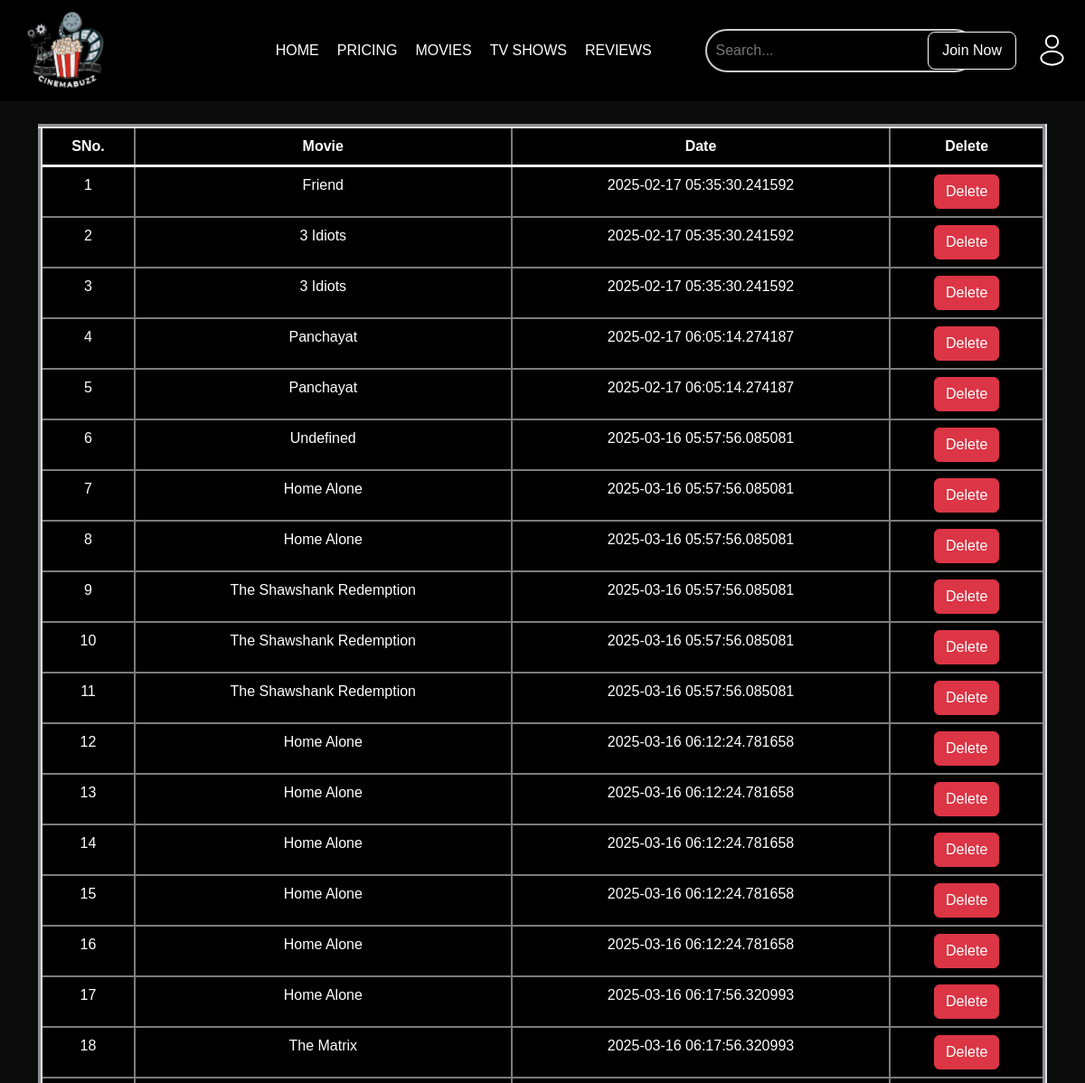
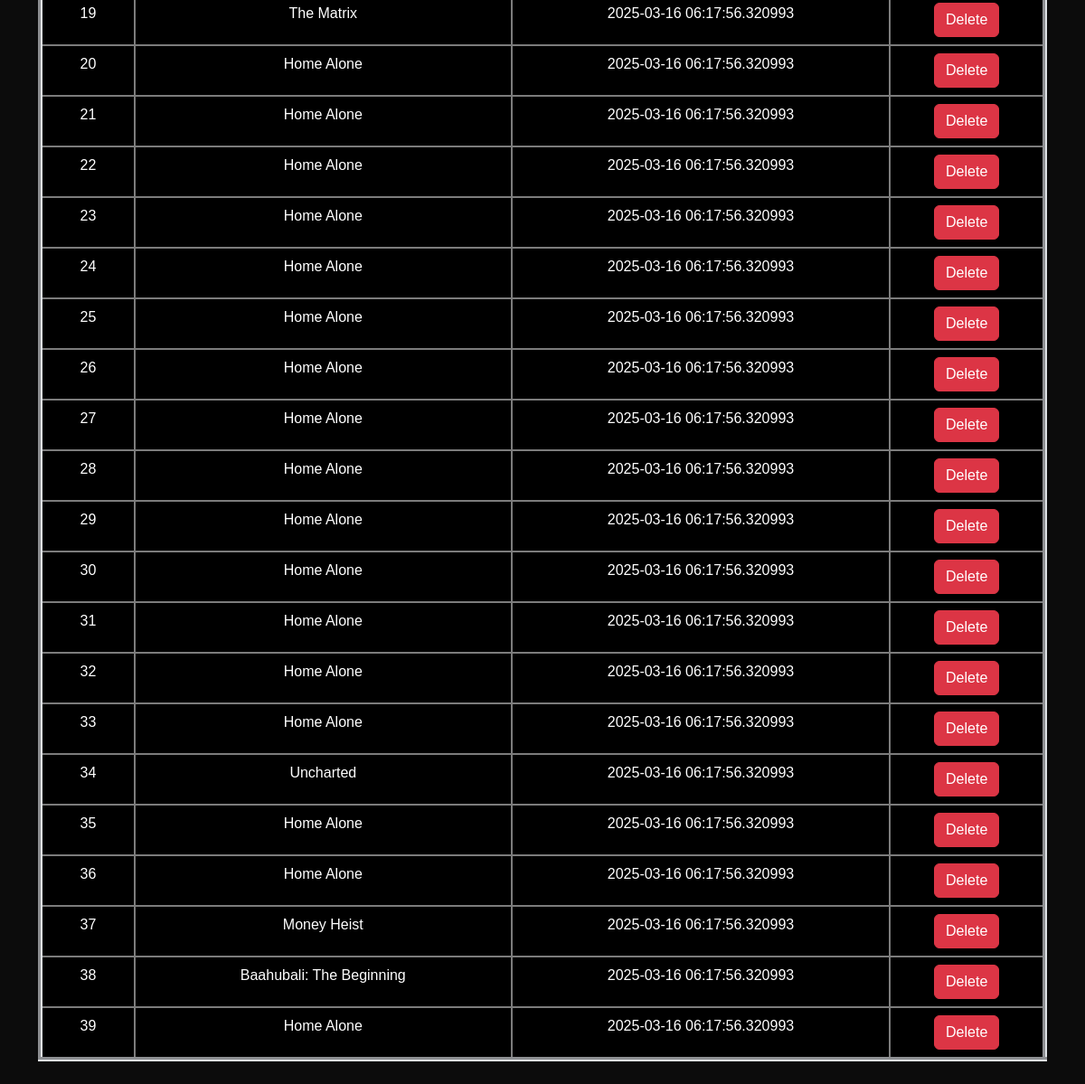
The app's page /history with its own data (2 pictures, top to bottom).
### app.py (models this page shows)
class Search(db.Model):
    sno = db.Column(db.Integer, primary_key=True, autoincrement=True)
    movie = db.Column(db.String(150), nullable=False)
    date_searched = db.Column(db.DateTime, default=datetime.now(timezone.utc))
    def __repr__(self) -> str:
        return f"{self.sno} - {self.movie} - {self.date_searched}"

### app.py (the view, shortened to what this page needs)
@app.route('/history', methods=['GET', 'POST'])
def search():
    allSearch = Search.query.all()
    print(allSearch)
    return render_template("history.html", allSearch=allSearch)

### templates/history.html (shortened to what this page needs)
<!DOCTYPE html>
<html lang="en">
<head>
    <link rel="stylesheet" href="https://cdn.jsdelivr.net/npm/bootstrap@5.3.3/dist/css/bootstrap.rtl.min.css"
>
    <link rel="stylesheet" href="{{url_for('static', filename='history.css')}}">
</head>
<body>
    <header>
        <div class="navbar">
            <div class="logo"><img src="{{ url_for('static', filename='Images/logo.svg') }} " alt="logo"></div>
            <nav>
                <ul>
                    <li><a href="#">HOME</a></li>
                    <li><a href="#">PRICING</a></li>
                    <li><a href="#">MOVIES</a></li>
                    <li><a href="#">TV SHOWS</a></li>
                    <li><a href="#">REVIEWS</a></li>
                </ul>
            </nav>
            <div class="search-container">
                <form action="/" method="POST">
                    <input type="text" class="search-input" name="movie" id="movie" placeholder="Search...">
                </form>
            </div>
            <button class="search-btn"><img src="{{ url_for('static', filename='Images/search-icon.svg') }}"
                    alt="Search"></button>
            <button class="join-btn"><a href="/home">Join Now</a></button>
            <button class="login-btn"><img src="{{ url_for('static', filename='Images/login-icon.svg') }}"
                    alt="login-icon"></button>
        </div>
    </header>
    <div class="container">
        <table class="table" border="5px">
            <thead>
                <tr>
                    <th scope="col" >SNo.</th>
                    <th scope="col">Movie</th>
                    <th scope="col">Date</th>
                    <th scope="col">Delete</th>
                </tr>
            </thead>
            <tbody>
                {% for movie in allSearch %}
            <tr>
                <td scope="row">{{ loop.index }}</td>
                <td>{{ movie.movie}}</td>
                <td>{{ movie.date_searched }}</td>
                <td><a href="/history/delete/{{ movie.sno }}" class="btn btn-danger">Delete</a></td>
            </tr>
            {% endfor %}
        </tbody>
      </table>
        </div>
</body>
</html>

### static/history.css (style rules this page uses)
body { font-family: Arial, sans-serif; background-color: #0c0c0c; color: white; margin: 0; padding: 0; }
.navbar { display: flex; justify-content: space-between; align-items: center; background-color: #000; flex-wrap: wrap; }
.navbar .logo { font-size: 24px; font-weight: bold; }
.navbar .logo img { width: 100px; margin-left: 20px; }
.navbar ul { list-style: none; display: flex; gap: 20px; padding: 0; margin: 0; position: relative; left: 132px; }
.navbar ul li a { color: white; text-decoration: none; font-size: 16px; }
.join-btn { background-color: black; color: white; padding: 8px 15px; border: 1px solid white; border-radius: 8px; cursor: pointer; position: absolute; right: 76px; }
.join-btn a { color: white; text-decoration: none; }
.search-container { color:white; position: relative; width: 300px; left:138px; }
.search-input { width: 100%; padding: 10px; border: 2px solid #ccc; color: #ffffff; background-color: #000; border-radius: 25px; outline: none; font-size: 16px; }
.search-btn { margin-right: 30px; background-color: black; border-style: none; outline: none; position: relative; left: 36px; }
.login-btn { background-color: black; color: white; padding: 8px 15px; cursor: pointer; border: none; border-radius: 8px; }
.table { width: 100%; border-collapse: collapse; margin: 25px 0; color: white; }
.table td, .table th { color:white; background-color: black; border: 2px solid rgb(124, 124, 124); text-align: center; }
.table th { border-bottom: 3px solid #f3f2f2; }

### records on screen
Search: movie "Friend", date_searched "2025-02-17 05:35:30.241592"
Search: movie "3 Idiots", date_searched "2025-02-17 05:35:30.241592"
Search: movie "3 Idiots", date_searched "2025-02-17 05:35:30.241592"
Search: movie "Panchayat", date_searched "2025-02-17 06:05:14.274187"
Search: movie "Panchayat", date_searched "2025-02-17 06:05:14.274187"
Search: movie "Undefined", date_searched "2025-03-16 05:57:56.085081"
Search: movie "Home Alone", date_searched "2025-03-16 05:57:56.085081"
Search: movie "Home Alone", date_searched "2025-03-16 05:57:56.085081"
Search: movie "The Shawshank Redemption", date_searched "2025-03-16 05:57:56.085081"
Search: movie "The Shawshank Redemption", date_searched "2025-03-16 05:57:56.085081"
Search: movie "The Shawshank Redemption", date_searched "2025-03-16 05:57:56.085081"
Search: movie "Home Alone", date_searched "2025-03-16 06:12:24.781658"
Search: movie "Home Alone", date_searched "2025-03-16 06:12:24.781658"
Search: movie "Home Alone", date_searched "2025-03-16 06:12:24.781658"
Search: movie "Home Alone", date_searched "2025-03-16 06:12:24.781658"
Search: movie "Home Alone", date_searched "2025-03-16 06:12:24.781658"
Search: movie "Home Alone", date_searched "2025-03-16 06:17:56.320993"
Search: movie "The Matrix", date_searched "2025-03-16 06:17:56.320993"
Search: movie "The Matrix", date_searched "2025-03-16 06:17:56.320993"
Search: movie "Home Alone", date_searched "2025-03-16 06:17:56.320993"
Search: movie "Home Alone", date_searched "2025-03-16 06:17:56.320993"
Search: movie "Home Alone", date_searched "2025-03-16 06:17:56.320993"
Search: movie "Home Alone", date_searched "2025-03-16 06:17:56.320993"
Search: movie "Home Alone", date_searched "2025-03-16 06:17:56.320993"
Search: movie "Home Alone", date_searched "2025-03-16 06:17:56.320993"
Search: movie "Home Alone", date_searched "2025-03-16 06:17:56.320993"
Search: movie "Home Alone", date_searched "2025-03-16 06:17:56.320993"
Search: movie "Home Alone", date_searched "2025-03-16 06:17:56.320993"
Search: movie "Home Alone", date_searched "2025-03-16 06:17:56.320993"
Search: movie "Home Alone", date_searched "2025-03-16 06:17:56.320993"
Search: movie "Home Alone", date_searched "2025-03-16 06:17:56.320993"
Search: movie "Home Alone", date_searched "2025-03-16 06:17:56.320993"
Search: movie "Home Alone", date_searched "2025-03-16 06:17:56.320993"
Search: movie "Uncharted", date_searched "2025-03-16 06:17:56.320993"
Search: movie "Home Alone", date_searched "2025-03-16 06:17:56.320993"
Search: movie "Home Alone", date_searched "2025-03-16 06:17:56.320993"
Search: movie "Money Heist", date_searched "2025-03-16 06:17:56.320993"
Search: movie "Baahubali: The Beginning", date_searched "2025-03-16 06:17:56.320993"
Search: movie "Home Alone", date_searched "2025-03-16 06:17:56.320993"
